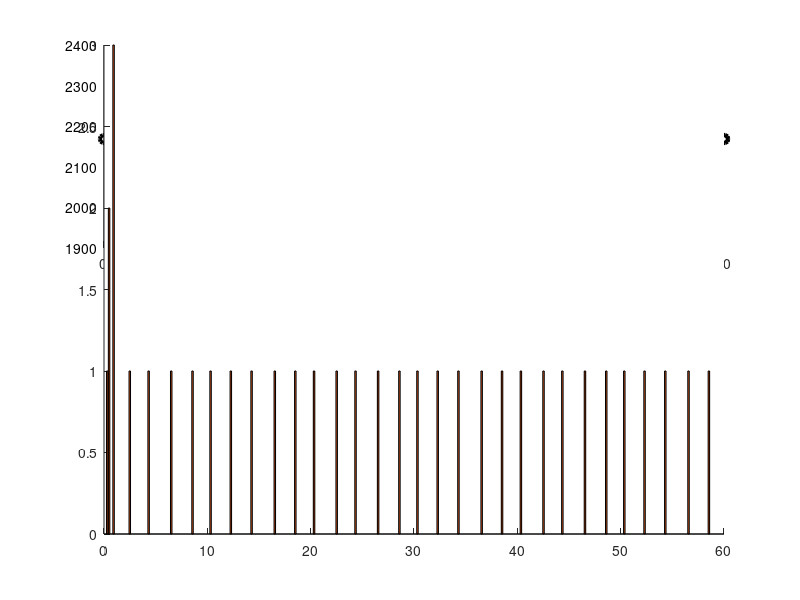

The MATLAB script that drew this image: (Note: this script raises an error after producing the figure.)
clear all;
close all;
% %%%% frame/segment 100, file size for seg0: lay0-97KB, lay1-691KB, lay2-708KB
% %%% fps is 25, 4 seconds per segment
% l1=[1 1 1 1 1];
% l2=[1 1 1 1 1];
% threshold1=[208.604 208.604 208.604 208.604 208.604 208.604 208.604 208.604 208.604 208.604];
% threshold2=[596.307 596.307 596.307 596.307 596.307 596.307 596.307 596.307 596.307 596.307];
% time_slot = 0:2:20;
% 
% %% calculate the selected layer for speed 200KB/s
% bd_200 = [200 204.499 349.135 106.823 267.960];%
% layer_200=[2 2 3 2 3];%0:1 16:2 32:3
% z_200=[l1' (layer_200-l1)' l1']
% %% plot figure1
% figure(1);
% 
% stackedbar = @(x, A) bar(x, A, 0.3,'stack');
% 
% prettyline = @(x, y) plot(x, y, 'k-o', 'LineWidth', 1);
% 
% [hAxes,hBar,hLine] = plotyy(time_slot,z_200,time_slot,bd_200,stackedbar,prettyline);
% set(hAxes,'XTick',time_slot); % Change x-axis ticks
% set(hAxes,'XTickLabel',time_slot); % Change x-axis ticks labels to desired values.
% set(hAxes,'NextPlot','add');
% plot(hAxes(2),time_slot,threshold1,'b-.o');
% axis(hAxes(2),[-2 18 0 500]);
% axis(hAxes(1),[-2 18 0 5]);
% 
% colormap summer;
% title('Layer selection, network speed from 200KB/s to 400KB/s');
% xlabel('Time (s)');
% ylabel(hAxes(1),'Layer ID');
% ylabel(hAxes(2), 'Bandwidth (KB/s)');
% legend(hAxes(1),'layer1','layer2','layer3');
% legend(hAxes(2),'Estimate Bandwidth','Switch threshold','Real Bandwidth');

%%

figure;
subplot(2,1,1);
hold on
%choose level to upload
y_1=[
1
2
3
1
1
1
1
1
1
1
1
1
1
1
1
1
1
1
1
1
1
1
1
1
1
1
1
1
1
1
1
1
];
%times of upload
x_1= [
0.311101
0.492467
0.926903
2.494204
4.317360
6.506019
8.566860
10.313574
12.272570
14.282008
16.528934
18.513893
20.327877
22.516862
24.340769
26.526903
28.588533
30.334757
32.292317
34.300811
36.547242
38.520536
40.343606
42.534229
44.356687
46.544738
48.604400
50.351184
52.311009
54.318561
56.565835
58.537657]; 
%simulated bandwith values
y_3=[
2168
2168
2168
2168
2168
2168
2168
2168
2168
2168
2168
2168
2168
2168
2168
2168
2168
2168
2168
2168
2168
2168
2168
2168
2168
2168
2168
2168
2168
2168
2168
];
stackedbar = @(x, A) bar(x, A,'stack');
prettyline = @(x, y) stairs(x, y, 'k-o', 'LineWidth', 3,'Color','k');

time_slot_2=0:2:60;

[hAxes,hBar,hLine]=plotyy(time_slot_2,y_3,x_1,y_1, prettyline, stackedbar);
set(hAxes,'XTick',time_slot_2); % Change x-axis ticks
layer_id=[0 1 2 3 4 5];
bw=0:500:4000;
set(hAxes(2),'Ytick',layer_id);   %CHANGED
set(hAxes(1),'Ytick',bw);         % CHANGED
colormap summer;

line([0 60],[3101 3101],'LineStyle','--','Linewidth',2,'Color','b');
line([0 60],[1470 1470],'LineStyle','--','Linewidth',2,'Color','c');
line([0 60],[198 198],'LineStyle','--','Linewidth',2,'Color','g');

title('Layer selection, network speed from 200Kb/s to 3500Kb/s');
xlabel('Time (s)');
ylabel(hAxes(2),'Layer ID');    %cHANGED
ylabel(hAxes(1), 'Bandwidth (Kb/s)');   %CHANGED
legend(hAxes(2),'Layer ID','Simulated Bandwidth','Threshold Layer 3','Threshold Layer 2','Threshold Layer 1');
%grid minor
hold off


%%
subplot(2,1,2);
%upload times
x_4= x_1; 
%estimated values of BW
y_4=[
1880.16777324
2049.29175626
2069.90380346
2065.98338082
2012.87154964
2063.72072391
2067.6563315 
2003.06749844
1936.72502646
1954.57517829
2069.17299636
1973.09385462
1992.51790818
2065.70593223
1998.18794333
2066.83072604
2065.56004192
2004.64748157
1925.67669505
1953.09162977
2066.81755824
2050.09649462
2010.3749736 
2059.80820003
2010.95939128
2064.32665234
2067.38857359
2005.41255106
1858.25903304
1948.71185571
2065.16753233
2064.63711892
];

hold on
%threshold_values=[0 198 1470 3101];
time_slot_3=[0:2:60]

stairs(time_slot_3,y_3,'Linewidth',2,'Color',[1 0 0]);
line(x_4,y_4,'Color','k','Linewidth',2);

line([0 60],[3101 3101],'LineStyle','--','Linewidth',2,'Color','b');
line([0 60],[1470 1470],'LineStyle','--','Linewidth',2,'Color','c');
line([0 60],[198 198],'LineStyle','--','Linewidth',2,'Color','g');

title('Bandwidth estimation, network speed from 200Kb/s to 3500Kb/s');
xlabel('Time (s)');
ylabel('Bandwidth (Kb/s)');
legend('Simulated Bandwidth','Estimated Bandwidth','Threshold Layer 3','Threshold Layer 2','Threshold Layer 1');

%%















